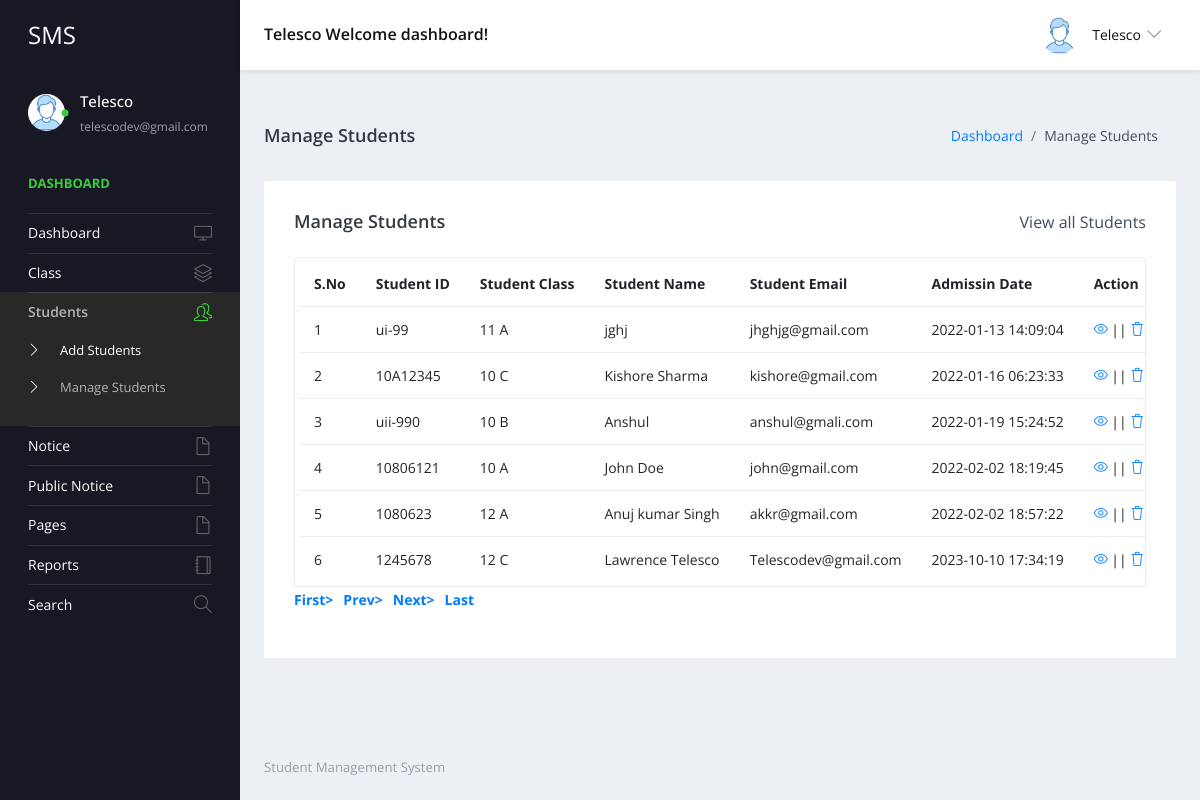
The page /admin/manage-students.php (signed in) on the database its author committed.
### tables this page shows
CREATE TABLE `tblstudent` (
  `ID` int(10) NOT NULL,
  `StudentName` varchar(200) DEFAULT NULL,
  `StudentEmail` varchar(200) DEFAULT NULL,
  `StudentClass` varchar(100) DEFAULT NULL,
  `Gender` varchar(50) DEFAULT NULL,
  `DOB` date DEFAULT NULL,
  `StuID` varchar(200) DEFAULT NULL,
  `FatherName` mediumtext DEFAULT NULL,
  `MotherName` mediumtext DEFAULT NULL,
  `ContactNumber` bigint(10) DEFAULT NULL,
  `AltenateNumber` bigint(10) DEFAULT NULL,
  `Address` mediumtext DEFAULT NULL,
  `UserName` varchar(200) DEFAULT NULL,
  `Password` varchar(200) DEFAULT NULL,
  `Image` varchar(200) DEFAULT NULL,
  `DateofAdmission` timestamp NULL DEFAULT current_timestamp()
);

CREATE TABLE `tblclass` (
  `ID` int(5) NOT NULL,
  `ClassName` varchar(50) DEFAULT NULL,
  `Section` varchar(20) DEFAULT NULL,
  `CreationDate` timestamp NULL DEFAULT current_timestamp()
);

### admin/manage-students.php (the view, shortened to what this page needs)
<?php
include('includes/dbconnection.php');
if (strlen($_SESSION['sturecmsaid']==0)) {
  header('location:logout.php');
  } else{
?>
<!DOCTYPE html>
<html lang="en">
  <head>
    <link rel="stylesheet" href="vendors/simple-line-icons/css/simple-line-icons.css">
    <link rel="stylesheet" href="vendors/flag-icon-css/css/flag-icon.min.css">
    <link rel="stylesheet" href="vendors/css/vendor.bundle.base.css">
    <link rel="stylesheet" href="./vendors/daterangepicker/daterangepicker.css">
    <link rel="stylesheet" href="./vendors/chartist/chartist.min.css">
    <link rel="stylesheet" href="./css/style.css">
  </head>
  <body>
    <div class="container-scroller">
     <?php include_once('includes/header.php');?>
      <div class="container-fluid page-body-wrapper">
        <?php include_once('includes/sidebar.php');?>
        <div class="main-panel">
          <div class="content-wrapper">
             <div class="page-header">
              <h3 class="page-title"> Manage Students </h3>
              <nav aria-label="breadcrumb">
                <ol class="breadcrumb">
                  <li class="breadcrumb-item"><a href="dashboard.php">Dashboard</a></li>
                  <li class="breadcrumb-item active" aria-current="page"> Manage Students</li>
                </ol>
              </nav>
            </div>
            <div class="row">
              <div class="col-md-12 grid-margin stretch-card">
                <div class="card">
                  <div class="card-body">
                    <div class="d-sm-flex align-items-center mb-4">
                      <h4 class="card-title mb-sm-0">Manage Students</h4>
                      <a href="#" class="text-dark ml-auto mb-3 mb-sm-0"> View all Students</a>
                    </div>
                    <div class="table-responsive border rounded p-1">
                      <table class="table">
                        <thead>
                          <tr>
                            <th class="font-weight-bold">S.No</th>
                            <th class="font-weight-bold">Student ID</th>
                            <th class="font-weight-bold">Student Class</th>
                            <th class="font-weight-bold">Student Name</th>
                            <th class="font-weight-bold">Student Email</th>
                            <th class="font-weight-bold">Admissin Date</th>
                            <th class="font-weight-bold">Action</th>
                          </tr>
                        </thead>
                        <tbody>
                           <?php
                            if (isset($_GET['pageno'])) {
            $pageno = $_GET['pageno'];
        } else {
            $pageno = 1;
        }
        $no_of_records_per_page = 15;
        $offset = ($pageno-1) * $no_of_records_per_page;
       $ret = "SELECT ID FROM tblstudent";
$query1 = $dbh -> prepare($ret);
$query1->execute();
$total_rows=$query1->rowCount();
$total_pages = ceil($total_rows / $no_of_records_per_page);
$sql="SELECT tblstudent.StuID,tblstudent.ID as sid,tblstudent.StudentName,tblstudent.StudentEmail,tblstudent.DateofAdmission,tblclass.ClassName,tblclass.Section from tblstudent join tblclass on tblclass.ID=tblstudent.StudentClass LIMIT $offset, $no_of_records_per_page";
$query = $dbh -> prepare($sql);
$query->execute();
$results=$query->fetchAll(PDO::FETCH_OBJ);
$cnt=1;
if($query->rowCount() > 0)
{
foreach($results as $row)
{               ?>
                          <tr>
                            <td><?php echo htmlentities($cnt);?></td>
                            <td><?php  echo htmlentities($row->StuID);?></td>
                            <td><?php  echo htmlentities($row->ClassName);?> <?php  echo htmlentities($row->Section);?></td>
                            <td><?php  echo htmlentities($row->StudentName);?></td>
                            <td><?php  echo htmlentities($row->StudentEmail);?></td>
                            <td><?php  echo htmlentities($row->DateofAdmission);?></td>
                            <td>
                              <div><a href="edit-student-detail.php?editid=<?php echo htmlentities ($row->sid);?>"><i class="icon-eye"></i></a>
                                                || <a href="manage-students.php?delid=<?php echo ($row->sid);?>" onclick="return confirm('Do you really want to Delete ?');"> <i class="icon-trash"></i></a></div>
                            </td>
                          </tr><?php $cnt=$cnt+1;}} ?>
                        </tbody>
                      </table>
                    </div>
                    <div align="left">
    <ul class="pagination" >
        <li><a href="?pageno=1"><strong>First></strong></a></li>
        <li class="<?php if($pageno <= 1){ echo 'disabled'; } ?>">
            <a href="<?php if($pageno <= 1){ echo '#'; } else { echo "?pageno=".($pageno - 1); } ?>"><strong style="padding-left: 10px">Prev></strong></a>
        </li>
        <li class="<?php if($pageno >= $total_pages){ echo 'disabled'; } ?>">
            <a href="<?php if($pageno >= $total_pages){ echo '#'; } else { echo "?pageno=".($pageno + 1); } ?>"><strong style="padding-left: 10px">Next></strong></a>
        </li>
        <li><a href="?pageno=<?php echo $total_pages; ?>"><strong style="padding-left: 10px">Last</strong></a></li>
    </ul>
</div>
                  </div>
                </div>
              </div>
            </div>
          </div>
         <?php include_once('includes/footer.php');?>
        </div>
      </div>
    </div>
  </body>
</html><?php }  ?>

### admin/includes/header.php (shortened to what this page needs)
 <nav class="navbar default-layout-navbar col-lg-12 col-12 p-0 fixed-top d-flex flex-row">
        <div class="navbar-brand-wrapper d-flex align-items-center">
          <a class="navbar-brand brand-logo" href="dashboard.php">
            <strong style="color: white;">SMS</strong>
          </a>
        </div><?php
         $aid= $_SESSION['sturecmsaid'];
$sql="SELECT * from tbladmin where ID=:aid";
$query = $dbh -> prepare($sql);
$query->bindParam(':aid',$aid,PDO::PARAM_STR);
$query->execute();
$results=$query->fetchAll(PDO::FETCH_OBJ);
$cnt=1;
if($query->rowCount() > 0)
{
foreach($results as $row)
{               ?>
        <div class="navbar-menu-wrapper d-flex align-items-center flex-grow-1">
          <h5 class="mb-0 font-weight-medium d-none d-lg-flex"><?php  echo htmlentities($row->AdminName);?> Welcome dashboard!</h5>
          <ul class="navbar-nav navbar-nav-right ml-auto">
            <li class="nav-item dropdown d-none d-xl-inline-flex user-dropdown">
              <a class="nav-link dropdown-toggle" id="UserDropdown" href="#" data-toggle="dropdown" aria-expanded="false">
                <img class="img-xs rounded-circle ml-2" src="images/faces/face8.jpg" alt="Profile image"> <span class="font-weight-normal"> <?php  echo htmlentities($row->AdminName);?> </span></a>
                <?php $cnt=$cnt+1;}} ?>
            </li>
          </ul>
        </div>
      </nav>

### admin/includes/sidebar.php (shortened to what this page needs)
<nav class="sidebar sidebar-offcanvas" id="sidebar">
          <ul class="nav">
            <li class="nav-item nav-profile">
              <a href="#" class="nav-link">
                <div class="profile-image">
                  <img class="img-xs rounded-circle" src="images/faces/face8.jpg" alt="profile image">
                  <div class="dot-indicator bg-success"></div>
                </div>
                <div class="text-wrapper">
                  <?php
         $aid= $_SESSION['sturecmsaid'];
$sql="SELECT * from tbladmin where ID=:aid";
$query = $dbh -> prepare($sql);
$query->bindParam(':aid',$aid,PDO::PARAM_STR);
$query->execute();
$results=$query->fetchAll(PDO::FETCH_OBJ);
$cnt=1;
if($query->rowCount() > 0)
{
foreach($results as $row)
{               ?>
                  <p class="profile-name"><?php  echo htmlentities($row->AdminName);?></p>
                  <p class="designation"><?php  echo htmlentities($row->Email);?></p><?php $cnt=$cnt+1;}} ?>
                </div>
              </a>
            </li>
            <li class="nav-item nav-category">
              <span class="nav-link">Dashboard</span>
            </li>
            <li class="nav-item">
              <a class="nav-link" href="dashboard.php">
                <span class="menu-title">Dashboard</span>
                <i class="icon-screen-desktop menu-icon"></i>
              </a>
            </li>
            <li class="nav-item">
              <a class="nav-link" data-toggle="collapse" href="#ui-basic" aria-expanded="false" aria-controls="ui-basic">
                <span class="menu-title">Class</span>
                <i class="icon-layers menu-icon"></i>
              </a>
            </li>
            <li class="nav-item">
              <a class="nav-link" data-toggle="collapse" href="#ui-basic1" aria-expanded="false" aria-controls="ui-basic1">
                <span class="menu-title">Students</span>
                <i class="icon-people menu-icon"></i>
              </a>
              <div class="collapse" id="ui-basic1">
                <ul class="nav flex-column sub-menu">
                  <li class="nav-item"> <a class="nav-link" href="add-students.php">Add Students</a></li>
                  <li class="nav-item"> <a class="nav-link" href="manage-students.php">Manage Students</a></li>
                </ul>
              </div>
            </li>
            <li class="nav-item">
              <a class="nav-link" data-toggle="collapse" href="#auth" aria-expanded="false" aria-controls="auth">
                <span class="menu-title">Notice</span>
                <i class="icon-doc menu-icon"></i>
              </a>
            </li>
            <li class="nav-item">
              <a class="nav-link" data-toggle="collapse" href="#auth1" aria-expanded="false" aria-controls="auth">
                <span class="menu-title">Public Notice</span>
                <i class="icon-doc menu-icon"></i>
              </a>
              <li class="nav-item">
              <a class="nav-link" data-toggle="collapse" href="#auth2" aria-expanded="false" aria-controls="auth">
                <span class="menu-title">Pages</span>
                <i class="icon-doc menu-icon"></i>
              </a>
            </li>
              <li class="nav-item">
              <a class="nav-link" href="between-dates-reports.php">
                <span class="menu-title">Reports</span>
                <i class="icon-notebook menu-icon"></i>
              </a>
            </li>
            <li class="nav-item">
              <a class="nav-link" href="search.php">
                <span class="menu-title">Search</span>
                <i class="icon-magnifier menu-icon"></i>
              </a>
            </li>
            </li>
          </ul>
        </nav>

### rows shown on the page
tblstudent: StuID "ui-99", tblclass.ClassName "11", tblclass.Section "A", StudentName "jghj", StudentEmail "jhghjg@gmail.com", DateofAdmission "2022-01-13 14:09:04"
tblstudent: StuID "10A12345", tblclass.ClassName "10", tblclass.Section "C", StudentName "Kishore Sharma", StudentEmail "kishore@gmail.com", DateofAdmission "2022-01-16 06:23:33"
tblstudent: StuID "uii-990", tblclass.ClassName "10", tblclass.Section "B", StudentName "Anshul", StudentEmail "anshul@gmali.com", DateofAdmission "2022-01-19 15:24:52"
tblstudent: StuID "10806121", tblclass.ClassName "10", tblclass.Section "A", StudentName "John Doe", StudentEmail "john@gmail.com", DateofAdmission "2022-02-02 18:19:45"
tblstudent: StuID "1080623", tblclass.ClassName "12", tblclass.Section "A", StudentName "Anuj kumar Singh", StudentEmail "akkr@gmail.com", DateofAdmission "2022-02-02 18:57:22"
tblstudent: StuID "1245678", tblclass.ClassName "12", tblclass.Section "C", StudentName "Lawrence Telesco", StudentEmail "Telescodev@gmail.com", DateofAdmission "2023-10-10 17:34:19"

### other values the page prints
$row->AdminName "Telesco"
$row->Email "telescodev@gmail.com"
